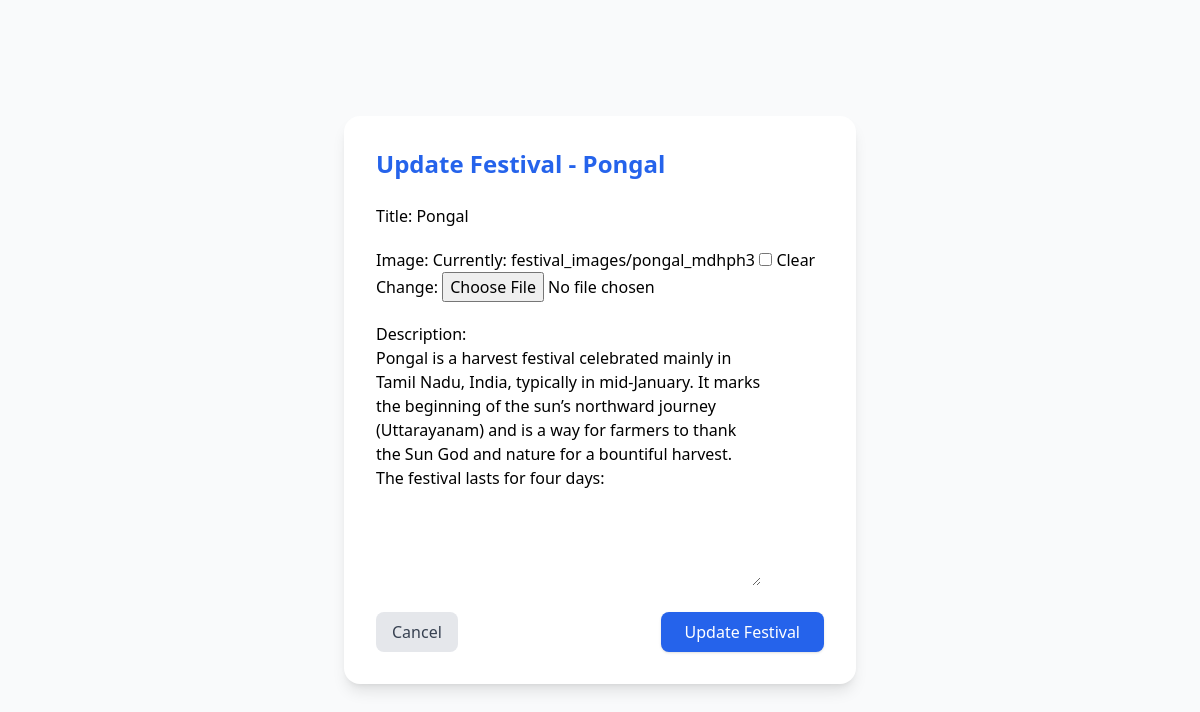
The page /festival/1/update/ on the database its author committed.
### app1/models.py (models this page shows, shortened)
class StateFestival(models.Model):
    state = models.ForeignKey(State_details, on_delete=models.CASCADE, related_name="festivals")
    image = models.ImageField(upload_to='festival_images/', storage=MediaCloudinaryStorage(), blank=True, null=True)
    title = models.CharField(max_length=100)
    description = models.TextField(blank=True, null=True)

### app1/views.py (the view)
# urls.py: path('festival/<int:pk>/update/', views.update_festival, name='update_festival'),
def update_festival(request, pk):
    festival = get_object_or_404(StateFestival, pk=pk)
    state = festival.state
    if request.method == "POST":
        form = StateFestivalForm(request.POST, request.FILES, instance=festival)
        if form.is_valid():
            form.save()
            return redirect('state_details', slug=state.slug)
    else:
        form = StateFestivalForm(instance=festival)
    return render(request, "app1/update_festival.html", {"form": form, "state": state, "festival": festival})

### app1/forms.py
class StateFestivalForm(forms.ModelForm):
    class Meta:
        model = StateFestival
        fields = ['state', 'title', 'image', 'description']
        widgets = {
            'state': forms.HiddenInput()
        }

### app1/templates/app1/update_festival.html (shortened to what this page needs)
<!DOCTYPE html>
<html lang="en">
<head>
  <script src="https://cdn.tailwindcss.com"></script>
</head>
<body class="bg-gray-50 min-h-screen flex items-center justify-center">
  <div class="bg-white shadow-lg rounded-2xl w-full max-w-lg p-8">
    <h1 class="text-2xl font-bold text-blue-600 mb-6">Update Festival - {{ festival.title }}</h1>
    <form method="POST" enctype="multipart/form-data" class="space-y-5">
      {{ form.as_p }}
      <div class="flex justify-between items-center mt-6">
        <a href="{% url 'state_details' state.slug %}"
           class="px-4 py-2 bg-gray-200 text-gray-700 rounded-lg hover:bg-gray-300">
          Cancel
        </a>
        <button type="submit"
                class="px-6 py-2 bg-blue-600 text-white rounded-lg shadow hover:bg-blue-700 transition">
          Update Festival
        </button>
      </div>
    </form>
  </div>
</body>
</html>

### rows shown on the page
StateFestival: title "Pongal", description "Pongal is a harvest festival celebrated mainly in Tamil Nadu, India, typically in mid-January. It marks the beginning of the sun’s northward journey (Uttarayanam) and is a way for farmers to thank the Sun God and nature for a bountiful harvest. The festival lasts for four days:"
